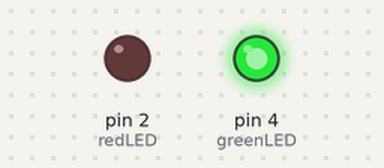
Bench run of a sketch on a simulated Arduino Uno, built with avr-gcc and run on an emulated ATmega328P. Shown: output pins drawn as LEDs (lit = HIGH). What the sketch prints to the serial monitor is not drawn.

Above: at 5.6 s.
At 14.3 s:
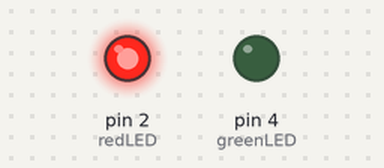
Timing chart, 0 to 22.8 s (numbered marks = the images above):
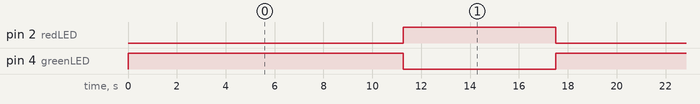

The sketch:

TrafficLightNoBluetooth.ino
```cpp
/** Arduino Car System: traffic light NO BLUETOOTH
 *  Version 1.0 BETA
 *  Tjerk Reintsema
 */

/** This program drives a traffic light. After startup it will be green for goTime seconds, then red for stopTime seconds, and
 *  then it keeps going through this cycle.
 */
#define greenLED 4
#define redLED 2

void green(int duration) {
  digitalWrite(greenLED,HIGH);
  digitalWrite(redLED,LOW);
  delay(duration * 1000);
}

void red(int duration) {
  digitalWrite(redLED,HIGH);
  digitalWrite(greenLED,LOW);
  delay(duration * 1000);
}

const int stopTime = 5;
const int goTime = 10;

int Fs = 2000;
int trafficLight = 0;
int count = 1;

///////////////////////////////////////////////////////////////////////////////////////////////////////////////////

void setup() {
  Serial.begin(9600);

  pinMode(greenLED,OUTPUT);
  pinMode(redLED,OUTPUT);
}

void loop() {
  //green(goTime);
  //red(stopTime);

  if (count >= 3000) {
    count = 0;
    digitalWrite(redLED,HIGH);
    digitalWrite(greenLED,LOW);
  }
  else if (count > 2000) {
    trafficLight = 1;
    digitalWrite(redLED,HIGH);
    digitalWrite(greenLED,LOW);
  }
  else {
    trafficLight = 0;
    digitalWrite(greenLED,HIGH);
    digitalWrite(redLED,LOW);
  }
  Serial.println(count);
  count++;

}
```

Measured:
- by itself, pin 2 (redLED): alternates HIGH for 6.2 s and LOW for 11.3 s
- by itself, pin 4 (greenLED): alternates HIGH for 11.3 s and LOW for 6.2 s
